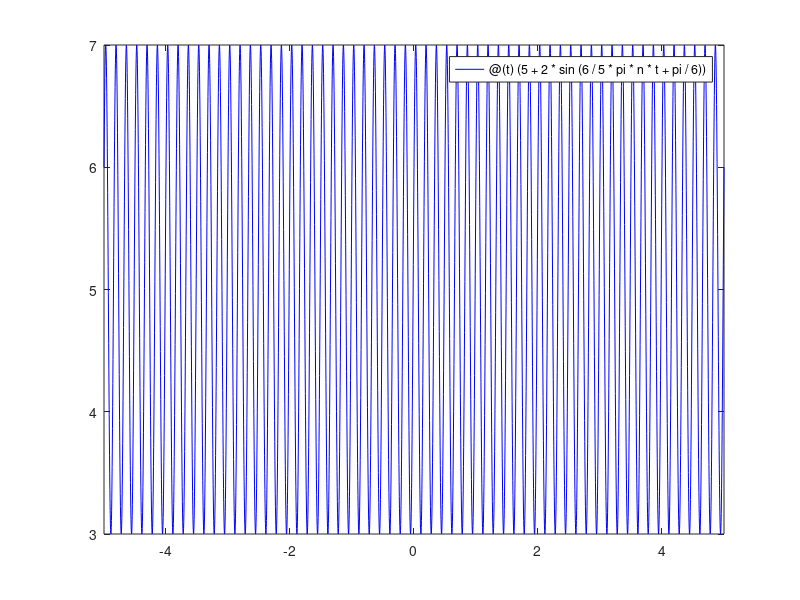

MATLAB code to generate this figure: (Note: this script raises an error after producing the figure.)
function question_1_b()
n=10;
fplot(@(t) (5+2*sin(6/5*pi*n*t+pi/6)),'b');
syms t m;
F=fourier(5+2*sin(6/5*pi*n*t+pi/6),m);
fplot(abs(F));
fplot(angle(F));

end